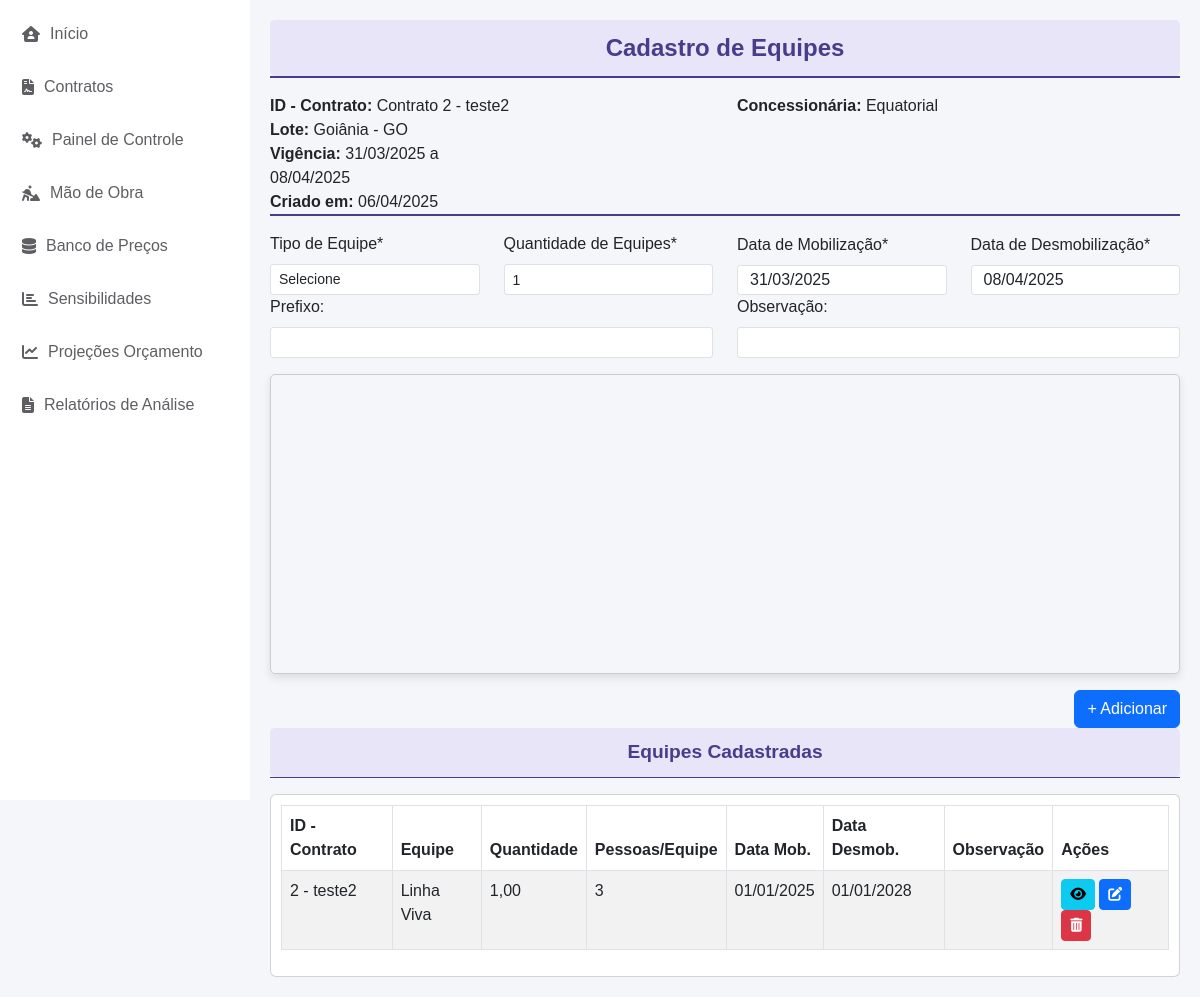
/cadastro_equipe/composicao/2/, run on an earlier commit of the app's database.
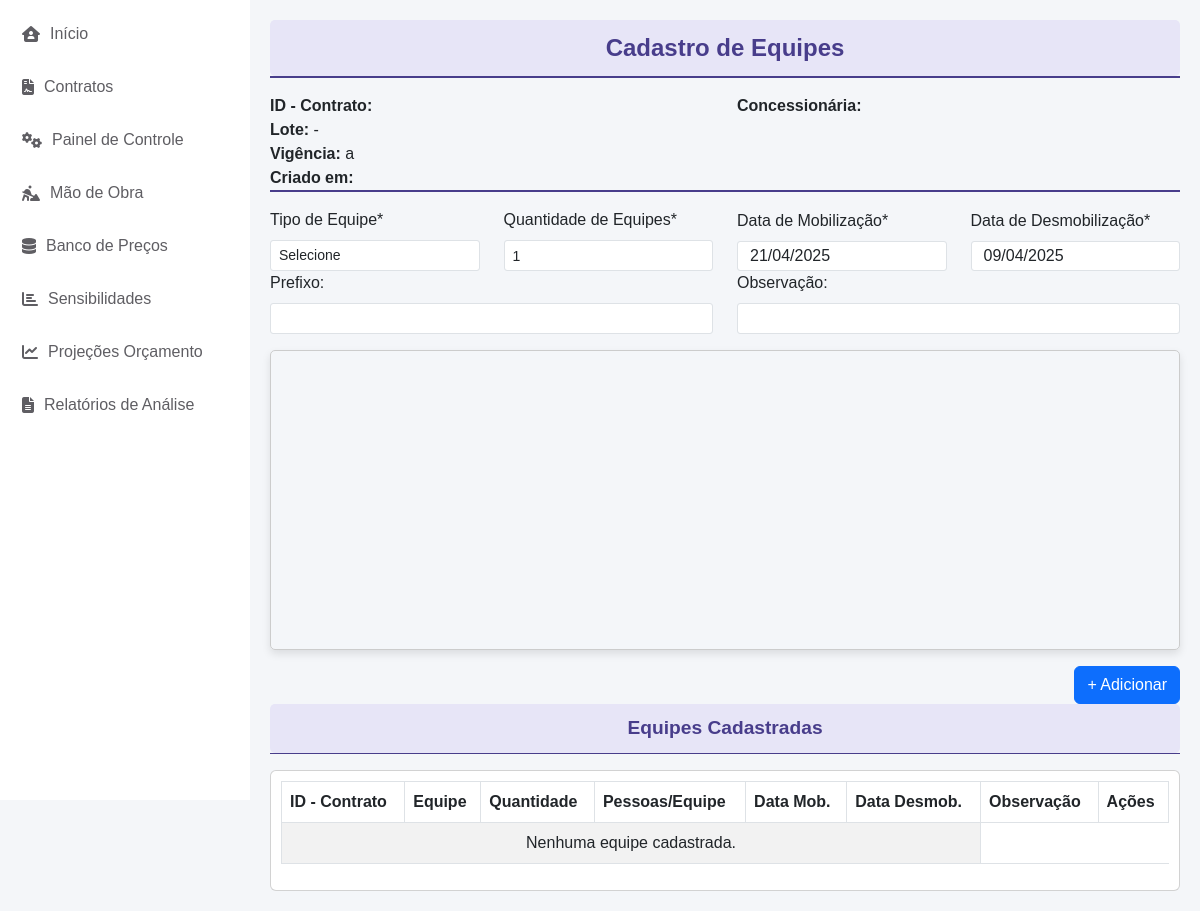
And on a later commit of the database.
### cad_contrato/models.py (models this page shows)
class CadastroContrato(models.Model):
    ESTADOS_CHOICES = [
        ('AC', 'Acre'),
        ('AL', 'Alagoas'),
        ('AP', 'Amapá'),
        ('AM', 'Amazonas'),
        ('BA', 'Bahia'),
        ('CE', 'Ceará'),
        ('DF', 'Distrito Federal'),
        ('ES', 'Espírito Santo'),
        ('GO', 'Goiás'),
        ('MA', 'Maranhão'),
        ('MT', 'Mato Grosso'),
        ('MS', 'Mato Grosso do Sul'),
        ('MG', 'Minas Gerais'),
        ('PA', 'Pará'),
        ('PB', 'Paraíba'),
        ('PR', 'Paraná'),
        ('PE', 'Pernambuco'),
        ('PI', 'Piauí'),
        ('RJ', 'Rio de Janeiro'),
        ('RN', 'Rio Grande do Norte'),
        ('RS', 'Rio Grande do Sul'),
        ('RO', 'Rondônia'),
        ('RR', 'Roraima'),
        ('SC', 'Santa Catarina'),
        ('SP', 'São Paulo'),
        ('SE', 'Sergipe'),
        ('TO', 'Tocantins'),
    ]
    STATUS_CHOICES = [
        ('EM_LICITACAO', 'Em Licitação'),
        ('EM_RENOVACAO', 'Em Renovação'),
        ('ATIVO', 'Ativo'),
        ('ENCERRADO', 'Encerrado'),
    ]
    contrato = models.AutoField(primary_key=True)
    concessionaria = models.CharField(max_length=100, default='Equatorial')
    estado = models.CharField(max_length=2, choices=ESTADOS_CHOICES, default='GO')
    municipio = models.CharField(max_length=100, default='Goiânia')
    escopo_contrato = models.CharField(max_length=255)
    inicio_vigencia_contrato = models.DateField(default='2025-01-01')
    fim_vigencia_contrato = models.DateField(default='2029-01-01')
    versao_base = models.ForeignKey('self', null=True, blank=True, on_delete=models.PROTECT, related_name='versoes')
    numero_versao = models.IntegerField(default=0)
    descricao_alteracao = models.TextField(blank=True)
    status_contrato = models.CharField(max_length=15, choices=STATUS_CHOICES, default='EM_LICITACAO', verbose_name="Status do Contrato")
    valor_inicial = models.DecimalField(max_digits=15, decimal_places=2, default=0.00, verbose_name="Valor Inicial do Contrato")
    created_at = models.DateTimeField(auto_now_add=True)
    updated_at = models.DateTimeField(auto_now=True)
    class Meta:
        ordering = ['-created_at']
    def __str__(self):
        return f"Contrato {self.contrato} - {self.escopo_contrato}"

### cadastro_equipe/models.py (models this page shows, shortened)
class ComposicaoEquipe(models.Model):
    composicao_id = models.UUIDField(primary_key=True, default=uuid.uuid4, editable=False)
    contrato = models.ForeignKey(CadastroContrato, on_delete=models.PROTECT)
    equipe = models.ForeignKey(Equipe, on_delete=models.PROTECT)
    quantidade_equipes = models.DecimalField(max_digits=10, decimal_places=2, default=0.00)
    data_mobilizacao = models.DateField(default='2025-01-01')
    data_desmobilizacao = models.DateField(default='2028-01-01')
    prefixo_equipe = models.TextField(blank=True, null=True)
    observacao = models.TextField(blank=True, null=True)  # Agora salva uma única vez por composição
    created_at = models.DateTimeField(auto_now_add=True)
    updated_at = models.DateTimeField(auto_now=True)

class Equipe(models.Model):
    nome = models.CharField(max_length=100, unique=True)

### cadastro_equipe/views.py (the view, shortened to what this page needs)
# urls.py: path('composicao/<int:contrato_id>/', ComposicaoEquipeView.as_view(), name='composicao_equipe'),
class ComposicaoEquipeView(View):
    def get(self, request, contrato_id=None):
        contrato = get_object_or_404(CadastroContrato, contrato=contrato_id)
        equipes = Equipe.objects.all()
        funcoes = Funcao.objects.all()
        composicoes = ComposicaoEquipe.objects.filter(contrato=contrato)
        for composicao in composicoes:
            composicao.total_funcionarios = composicao.funcoes.aggregate(Sum('quantidade_funcionarios'))['quantidade_funcionarios__sum'] or 0
        return render(request, 'composicao_equipe.html', {
            'contrato_id': contrato_id,
            'equipes': equipes,
            'escopo_contrato': contrato.escopo_contrato,
            'funcoes': funcoes,
            'composicoes': composicoes,
            'inicio_vigencia_contrato': contrato.inicio_vigencia_contrato,  # Passa a data no contexto
            'fim_vigencia_contrato': contrato.fim_vigencia_contrato  # Passa a data no contexto
        })

### app/context_processors.py (called while the page is built)
def contrato_context(request):
    contrato_id = request.session.get('contrato_id')
    contrato = None
    if contrato_id:
        try:
            contrato = CadastroContrato.objects.get(contrato=contrato_id)
        except CadastroContrato.DoesNotExist:
            pass
    return {'contrato': contrato}

### cadastro_equipe/templates/composicao_equipe.html (shortened to what this page needs)
{% extends 'base.html' %}
{% block content %}
<div class="header">Cadastro de Equipes</div>
<p class="text-center mt-0 font-weight-bold" style="font-size: 0.8rem; border-bottom: 2px solid #483D8B;"> </p>
    {% with contrato=composicoes.0.contrato %}
        <div class="col mt-3">
            <div class="row">
                <div class="col-md-6"><strong>ID - Contrato:</strong> {{ contrato }}</div>
                <div class="col-md-6"><strong>Concessionária:</strong> {{ contrato.concessionaria }}</div>
            </div>
            <div class="col-md-3"><strong>Lote:</strong> {{ contrato.municipio }} -  {{ contrato.estado }}</div>
            <div class="col-md-3"><strong>Vigência:</strong> {{ contrato.inicio_vigencia_contrato|date:"d/m/Y" }} a {{ contrato.fim_vigencia_contrato|date:"d/m/Y" }}</div>
            <div class="col-md-3"><strong>Criado em:</strong> {{ contrato.updated_at|date:"d/m/Y" }}</div>
        </div>
    {% endwith %}
    <p class="text-center mt-0 font-weight-bold" style="font-size: 0.8rem; border-bottom: 2px solid #483D8B;"> </p>
    <div class="row align-items-end">
        <div class="col-md-3">
            <label class="form-label">Tipo de Equipe*</label>
            <select id="equipe" class="form-control form-control-sm" required>
                <option value="">Selecione</option>
            </select>
        </div>
        <div class="col-md-3">
            <label class="form-label">Quantidade de Equipes*</label>
            <input type="number" id="quantidade_equipes" class="form-control form-control-sm" min="1" value="1" required>
        </div>
        <div class="col-md-3">
            <label class="form-label">Data de Mobilização*</label>
            <input type="text" id="data_mobilizacao" name="data_mobilizacao" class="form-control datepicker" required value="{{ inicio_vigencia_contrato|date:'d/m/Y' }}">
        </div>
        <div class="col-md-3">
            <label class="form-label">Data de Desmobilização*</label>
            <input type="text" id="data_desmobilizacao" name="data_desmobilizacao" class="form-control datepicker" required value="{{ fim_vigencia_contrato|date:'d/m/Y' }}">
        </div>
        <div class="col-md-6">
            <label class="form-label">Prefixo:</label>
            <input type="text" id="prefixo_equipe" class="form-control form-control-sm">
        </div>
        <div class="col-md-6">
            <label class="form-label">Observação:</label>
            <input type="text" id="observacao" class="form-control form-control-sm">
        </div>
    </div>
    <div id="tabela_composicao" class="table-responsive mt-3"></div>
    <div class="d-flex justify-content-end">
        <button id="adicionar" class="btn btn-primary mt-3">+ Adicionar</button>
    </div>
    <div class="small-header"> Equipes Cadastradas </div>
    <p class="text-center mt-0 font-weight-bold" style="font-size: 0.8rem; border-bottom: 1px solid #483D8B;"> </p>
    <div class="row mt-2">
        <div class="col-md-12">
            <div class="card">
                <div class="card-body">
                    <table class="table table-bordered table-striped">
                        <thead style="background-color: #483D8B; color: white; height: 35px;">
                            <tr>
                                <th>ID - Contrato</th>
                                <th>Equipe</th>
                                <th>Quantidade</th>
                                <th>Pessoas/Equipe</th>
                                <th>Data Mob.</th>
                                <th>Data Desmob.</th>
                                <th>Observação</th>
                                <th>Ações</th>
                            </tr>
                        </thead>
                        <tbody>
                            {% for composicao in composicoes %}
                                <tr>
                                    <td>{{ composicao.contrato_id }} - {{ composicao.contrato.escopo_contrato }}</td>
                                    <td>{{ composicao.equipe.nome }}</td>
                                    <td>{{ composicao.quantidade_equipes }}</td>
                                    <td>{{ composicao.total_funcionarios }}</td>
                                    <td>{{ composicao.data_mobilizacao|date:"d/m/Y" }}</td>
                                    <td>{{ composicao.data_desmobilizacao|date:"d/m/Y" }}</td>
                                    <td>{{ composicao.observacao }}</td>
                                    <td>
                                        <a href="{% url 'detalhes_equipe' composicao.pk %}" class="btn btn-info btn-sm ver">
                                            <i class="fas fa-eye"></i>
                                        </a>
                                        <button class="btn btn-primary btn-sm editar" data-id="{{ composicao.pk }}" onclick="if (confirm('Tem certeza de que deseja editar esta equipe?')) { window.scrollTo({ top: 0, behavior: 'smooth' }); return true; } else { return false; }">
                                            <i class="fas fa-edit"></i>
                                        </button>
                                        <button class="btn btn-danger btn-sm excluir" data-id="{{ composicao.pk }}">
                                            <i class="fas fa-trash-alt"></i>
                                        </button>
                                    </td>
                                </tr>
                            {% empty %}
                                <tr>
                                    <td colspan="6" class="text-center">Nenhuma equipe cadastrada.</td>
                                </tr>
                            {% endfor %}
                        </tbody>
                    </table>
                </div>
            </div>
        </div>
    </div>
    <link rel="stylesheet" href="https://cdn.jsdelivr.net/npm/handsontable@12.1.0/dist/handsontable.full.min.css">
{% endblock %}

### app/templates/base.html (shortened to what this page needs)
<!DOCTYPE html>
<html lang="pt-br">
<head>
    <link href="https://cdn.jsdelivr.net/npm/bootstrap@5.3.0/dist/css/bootstrap.min.css" rel="stylesheet">
    <link rel="stylesheet" href="https://cdnjs.cloudflare.com/ajax/libs/font-awesome/6.4.2/css/all.min.css">
</head>
<body>
    <div class="wrapper">
        {% block sidebar %}
            {% include 'components/_sidebar.html' %}
        {% endblock %}
        <div class="content">
            <main>
                {% block content %}{% endblock %}
            </main>
        </div>
    </div>
</body>
</html>

### app/templates/components/_sidebar.html (shortened to what this page needs)
   <div>
    <nav class="sidebar d-flex flex-column">
        <ul class="nav flex-column">
            <li class="nav-item">
                <a href="{% url 'home' %}" class="nav-link"><i class="fa-solid fa-house-user"></i> Início</a>
            </li>
            <li class="nav-item">
                <a href="#" class="nav-link"><i class="fa-solid fa-file-contract"></i> Contratos</a>
            </li>
            <li class="nav-item">
                <a href="#" class="nav-link"><i class="fas fa-cogs"></i> Painel de Controle</a>
            </li>
            <li class="nav-item">
                <a href="#" class="nav-link"><i class="fa-solid fa-person-digging"></i> Mão de Obra</a>
            </li>
            <li class="nav-item">
                <a href="#" class="nav-link"><i class="fas fa-database"></i> Banco de Preços</a>
            </li>
            <li class="nav-item">
                <a href="#" class="nav-link"><i class="fas fa-chart-bar"></i> Sensibilidades</a>
            </li>
            <li class="nav-item">
                <a href="#" class="nav-link"><i class="fas fa-chart-line"></i> Projeções Orçamento</a>
            </li>
            <li class="nav-item">
                <a href="#" class="nav-link"><i class="fas fa-file-alt"></i> Relatórios de Análise</a>
            </li>
        </ul>
    </nav>
</div>

### app/templates/base.html (style rules this page uses)
body { background-color: #f4f6f9; font-family: Arial, sans-serif; }
.wrapper { display: flex; }
.sidebar { width: 250px; height: 100vh; background-color: #fff; padding: 10px; position: fixed; left: 0; top: 0; overflow-y: auto; }
.sidebar .nav-item { list-style: none; }
.sidebar .nav-link { color: #5f5e63; padding: 12px; border-radius: 5px; margin-bottom: 5px; display: flex; align-items: center; text-decoration: none; }
.sidebar .nav-link i { margin-right: 10px; }
.content { margin-left: 250px; padding: 20px; width: 100%; }
.header { background-color: rgb(231, 229, 247); color: #483D8B; text-align: center; padding: 10px; font-size: 1.5rem; font-weight: bold; border-radius: 5px; }
.card-body { padding: 10px; }
.form-control { height: 30px; font-size: 14px; border-radius: 3px; }

### cadastro_equipe/templates/composicao_equipe.html (style rules this page uses)
.datepicker { font-size: 1rem; }
.header { background-color:rgb(231, 229, 247); color: #483D8B; text-align: center; padding: 10px; font-size: 1.5rem; font-weight: bold; border-radius: 5px; }
.small-header { background-color:rgb(231, 229, 247); color: #483D8B; text-align: center; padding: 10px; font-size: 1.2rem; font-weight: bold; border-radius: 5px; }
#tabela_composicao { width: 100%; min-height: 300px; border: 1px solid #ccc; margin-top: 10px; border-radius: 5px; box-shadow: 0px 4px 8px rgba(0, 0, 0, 0.1); overflow: hidden; }

What changed in the data, as far as the page shows it:
removed ComposicaoEquipe: contrato_id "2", contrato.escopo_contrato "teste2", equipe.nome "Linha Viva", quantidade_equipes "1,00", total_funcionarios "3", data_mobilizacao "01/01/2025", data_desmobilizacao "01/01/2028"
changed CadastroContrato: data_mobilizacao "31/03/2025" → "21/04/2025"; data_desmobilizacao "08/04/2025" → "09/04/2025"; contrato+escopo_contrato "Contrato 2 - teste2" → (not shown); concessionaria "Equatorial" → (not shown); municipio "Goiânia" → (not shown); estado "GO" → (not shown); inicio_vigencia_contrato "31/03/2025" → (not shown); fim_vigencia_contrato "08/04/2025" → (not shown); updated_at "06/04/2025" → (not shown)
Also different on the page:
text now shown: "Nenhuma equipe cadastrada."
